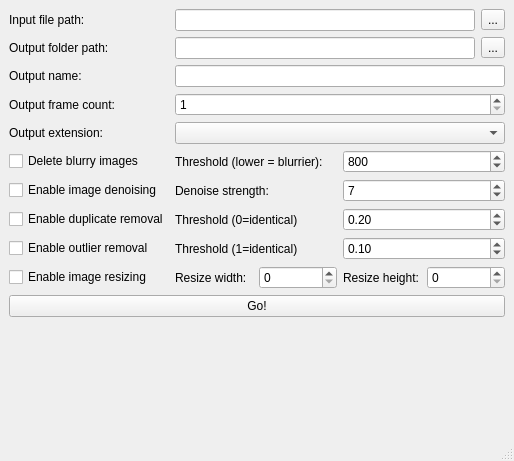
<?xml version="1.0" encoding="UTF-8"?>
<ui version="4.0">
 <class>MainWindow</class>
 <widget class="QMainWindow" name="MainWindow">
  <property name="geometry">
   <rect>
    <x>0</x>
    <y>0</y>
    <width>514</width>
    <height>461</height>
   </rect>
  </property>
  <property name="windowTitle">
   <string>MainWindow</string>
  </property>
  <widget class="QWidget" name="centralwidget">
   <layout class="QVBoxLayout" name="verticalLayout">
    <item>
     <layout class="QGridLayout" name="gridLayout">
      <item row="15" column="0" colspan="3">
       <widget class="QPushButton" name="goButton">
        <property name="text">
         <string>Go!</string>
        </property>
       </widget>
      </item>
      <item row="0" column="0">
       <widget class="QLabel" name="infileLabel">
        <property name="text">
         <string>Input file path:</string>
        </property>
       </widget>
      </item>
      <item row="0" column="1">
       <widget class="QLineEdit" name="inFileText"/>
      </item>
      <item row="7" column="0">
       <widget class="QCheckBox" name="blurCheckbox">
        <property name="text">
         <string>Delete blurry images</string>
        </property>
       </widget>
      </item>
      <item row="10" column="0">
       <widget class="QCheckBox" name="denoiseCheckbox">
        <property name="text">
         <string>Enable image denoising</string>
        </property>
       </widget>
      </item>
      <item row="0" column="2">
       <widget class="QToolButton" name="inFileTool">
        <property name="text">
         <string>...</string>
        </property>
       </widget>
      </item>
      <item row="1" column="1">
       <widget class="QLineEdit" name="outFolderText"/>
      </item>
      <item row="2" column="0">
       <widget class="QLabel" name="outNameLabel">
        <property name="text">
         <string>Output name:</string>
        </property>
       </widget>
      </item>
      <item row="6" column="1" colspan="2">
       <widget class="QComboBox" name="outExtensionComboBox"/>
      </item>
      <item row="11" column="0">
       <widget class="QCheckBox" name="duplicateCheckbox">
        <property name="text">
         <string>Enable duplicate removal</string>
        </property>
       </widget>
      </item>
      <item row="10" column="1" colspan="2">
       <layout class="QHBoxLayout" name="horizontalLayout_5">
        <item>
         <widget class="QLabel" name="denoiseStrengthLabel">
          <property name="text">
           <string>Denoise strength:</string>
          </property>
         </widget>
        </item>
        <item>
         <widget class="QSpinBox" name="denoiseStrength">
          <property name="minimum">
           <number>1</number>
          </property>
          <property name="value">
           <number>7</number>
          </property>
         </widget>
        </item>
       </layout>
      </item>
      <item row="13" column="1" colspan="2">
       <layout class="QHBoxLayout" name="horizontalLayout_2">
        <item>
         <widget class="QLabel" name="resizeWidthLabel">
          <property name="text">
           <string>Resize width:</string>
          </property>
         </widget>
        </item>
        <item>
         <widget class="QSpinBox" name="resizeWidth">
          <property name="maximum">
           <number>16384</number>
          </property>
         </widget>
        </item>
        <item>
         <widget class="QLabel" name="resizeYLabel">
          <property name="text">
           <string>Resize height:</string>
          </property>
         </widget>
        </item>
        <item>
         <widget class="QSpinBox" name="resizeHeight">
          <property name="maximum">
           <number>16384</number>
          </property>
         </widget>
        </item>
       </layout>
      </item>
      <item row="5" column="1" colspan="2">
       <widget class="QSpinBox" name="outFrameCount">
        <property name="minimum">
         <number>1</number>
        </property>
        <property name="maximum">
         <number>999999999</number>
        </property>
       </widget>
      </item>
      <item row="5" column="0">
       <widget class="QLabel" name="outFrameCountLabel">
        <property name="text">
         <string>Output frame count:</string>
        </property>
       </widget>
      </item>
      <item row="7" column="1" colspan="2">
       <layout class="QHBoxLayout" name="horizontalLayout_4">
        <item>
         <widget class="QLabel" name="blurThresholdLabel">
          <property name="text">
           <string>Threshold (lower = blurrier):</string>
          </property>
         </widget>
        </item>
        <item>
         <widget class="QSpinBox" name="blurThreshold">
          <property name="maximum">
           <number>999999999</number>
          </property>
          <property name="value">
           <number>800</number>
          </property>
         </widget>
        </item>
       </layout>
      </item>
      <item row="11" column="1" colspan="2">
       <layout class="QHBoxLayout" name="horizontalLayout">
        <item>
         <widget class="QLabel" name="duplicateRemovalThresholdLabel">
          <property name="text">
           <string>Threshold (0=identical)</string>
          </property>
         </widget>
        </item>
        <item>
         <widget class="QDoubleSpinBox" name="duplicateThreshold">
          <property name="maximum">
           <double>1.000000000000000</double>
          </property>
          <property name="singleStep">
           <double>0.050000000000000</double>
          </property>
          <property name="value">
           <double>0.200000000000000</double>
          </property>
         </widget>
        </item>
       </layout>
      </item>
      <item row="1" column="2">
       <widget class="QToolButton" name="outFolderTool">
        <property name="text">
         <string>...</string>
        </property>
       </widget>
      </item>
      <item row="1" column="0">
       <widget class="QLabel" name="outFolderLabel">
        <property name="text">
         <string>Output folder path:</string>
        </property>
       </widget>
      </item>
      <item row="6" column="0">
       <widget class="QLabel" name="outExtensionLabel">
        <property name="text">
         <string>Output extension:</string>
        </property>
       </widget>
      </item>
      <item row="13" column="0">
       <widget class="QCheckBox" name="resizeCheckbox">
        <property name="text">
         <string>Enable image resizing</string>
        </property>
       </widget>
      </item>
      <item row="2" column="1" colspan="2">
       <widget class="QLineEdit" name="outNameText"/>
      </item>
      <item row="12" column="0">
       <widget class="QCheckBox" name="outlierCheckbox">
        <property name="text">
         <string>Enable outlier removal</string>
        </property>
       </widget>
      </item>
      <item row="12" column="1" colspan="2">
       <layout class="QHBoxLayout" name="horizontalLayout_3">
        <item>
         <widget class="QLabel" name="outlierRemovalThresholdLabel">
          <property name="text">
           <string>Threshold (1=identical)</string>
          </property>
         </widget>
        </item>
        <item>
         <widget class="QDoubleSpinBox" name="outlierThreshold">
          <property name="maximum">
           <double>1.000000000000000</double>
          </property>
          <property name="singleStep">
           <double>0.050000000000000</double>
          </property>
          <property name="value">
           <double>0.100000000000000</double>
          </property>
         </widget>
        </item>
       </layout>
      </item>
     </layout>
    </item>
    <item>
     <spacer name="verticalSpacer">
      <property name="orientation">
       <enum>Qt::Vertical</enum>
      </property>
      <property name="sizeHint" stdset="0">
       <size>
        <width>20</width>
        <height>40</height>
       </size>
      </property>
     </spacer>
    </item>
   </layout>
  </widget>
  <widget class="QMenuBar" name="menubar">
   <property name="geometry">
    <rect>
     <x>0</x>
     <y>0</y>
     <width>514</width>
     <height>30</height>
    </rect>
   </property>
  </widget>
  <widget class="QStatusBar" name="statusbar"/>
 </widget>
 <resources/>
 <connections/>
</ui>
